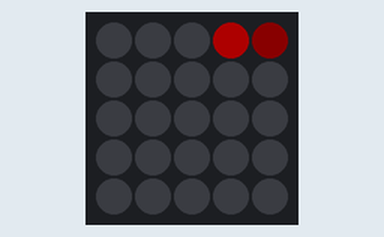
This program was run on a simulated Raspberry Pi Pico running MicroPython. On the bench: 5×5 RGB LED matrix (first LED top left, wired row by row). Dim RGB values are drawn brighter than linear; random numbers come from a fixed seed.

Above: at 0.1 s.
At 5.1 s:
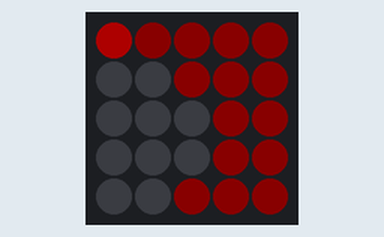
At 9.99 s:
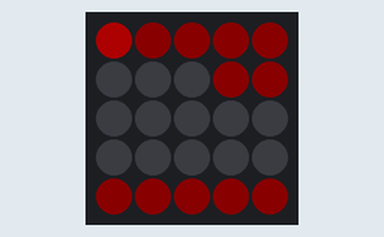
At 19.69 s:
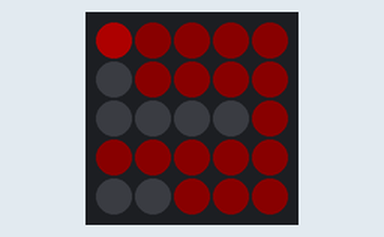
At 29.69 s:
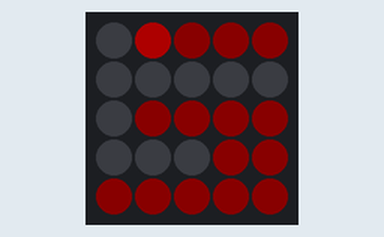
At 39.58 s:
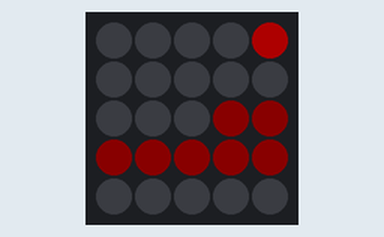

The program:

main.py
```python
import machine, neopixel, rp2, time, random
width = 5
height = 5
num_leds = width * height
np = neopixel.NeoPixel(machine.Pin(16), num_leds)
random.seed(2345)

buffer = [[0 for i in range(width)] for j in range(height)]
cursor = 0
todo = 2

def newline_screen():
    global height, width, buffer, cursor, todo
    for i in range(height - 1):
        for j in range(width):
           buffer[j][height - i - 1] = buffer[j][height - i - 2]
    for k in range(width):
        buffer[k][0] = 0
    cursor = 0
    todo = random.randint(0, 5)
    time.sleep_ms(100)

def advance_screen():
    global todo, buffer, width, cursor
    if todo >= 1:
        buffer[width - cursor - 1][0] = 1
        cursor +=1
        todo -= 1
    if todo == 0:
        newline_screen()

def print_screen(r_t, g_t, b_t, r_c, g_c, b_c):
    global np, buffer, cursor, width, height
    for i in range(num_leds):
        if buffer[i%height][int(i/width)] == 1:
            np[i] = (g_t, r_t, b_t)
        else:
            np[i] = (0, 0, 0)
        np[width - cursor - 1] = (g_c, r_c, b_c)
    np.write()

while True:
    advance_screen()
    print_screen(0, 10, 0, 00 , 50, 00)
    time.sleep_ms(100)
```
